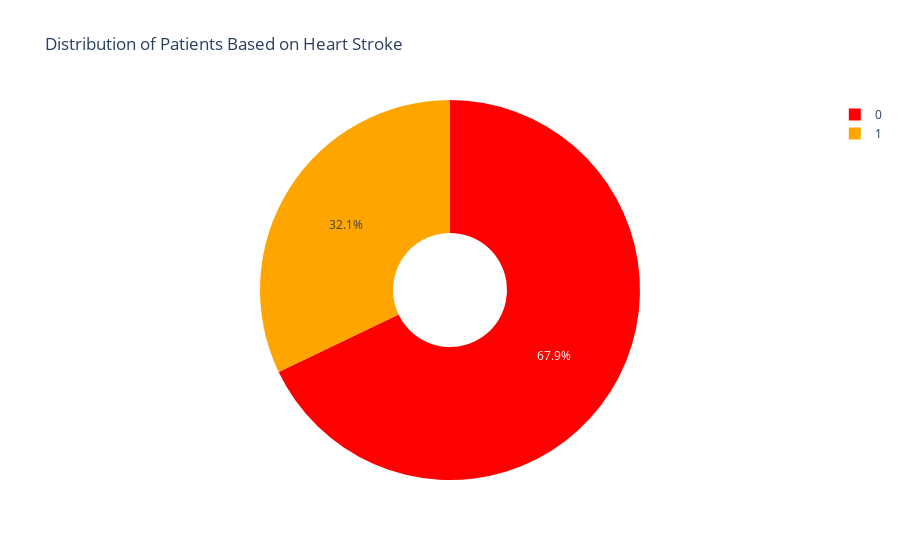

This figure's notebook cell:
### Markdown cell above
## Pie Plot

### Code cell
heart_pred = df['DEATH_EVENT'].value_counts()

heart_label = heart_pred.index
heart_size = heart_pred.values

colors = ['red', 'orange']

trace = go.Pie(labels = heart_label,
              values = heart_size,
               marker = dict(colors = colors),
               hole = 0.3
              )
dataset = [trace]
layout = go.Layout(title = 'Distribution of Patients Based on Heart Stroke')

fig = go.Figure(data = dataset, layout = layout)
py.iplot(fig)

### Figure 1 — Plotly figure (JSON) as saved in the notebook; plotly's stock layout.template omitted (floating-point values rounded to 4 significant figures)
{"data": [{"hole": 0.3, "labels": [0, 1], "marker": {"colors": ["red", "orange"]}, "type": "pie", "values": [203, 96]}], "layout": {"autosize": true, "title": {"text": "Distribution of Patients Based on Heart Stroke"}}}
